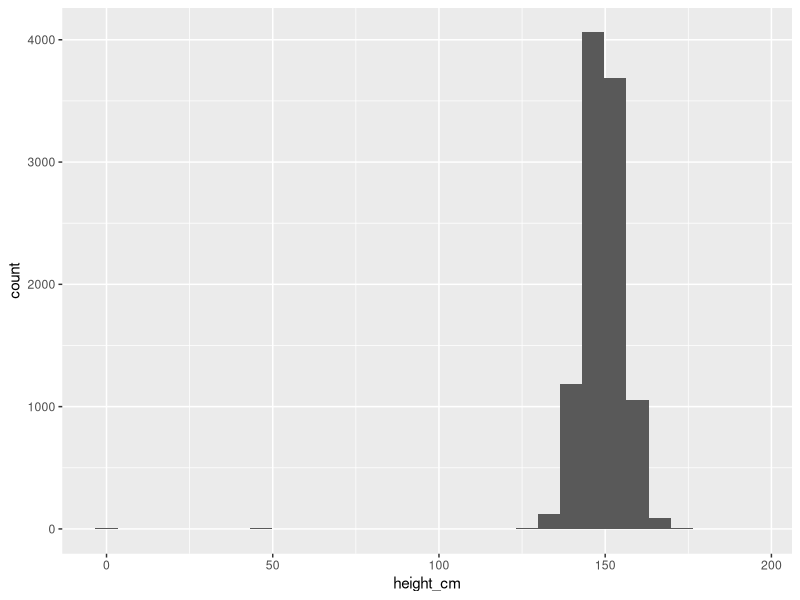
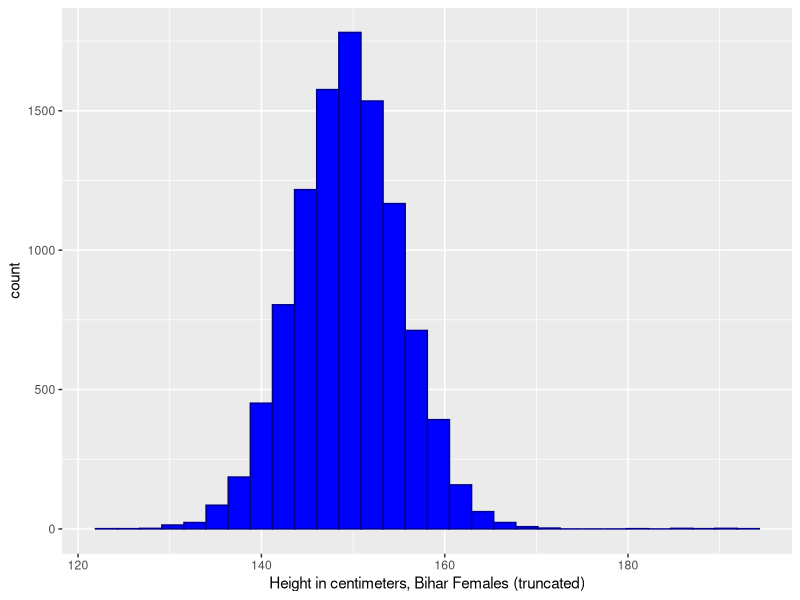
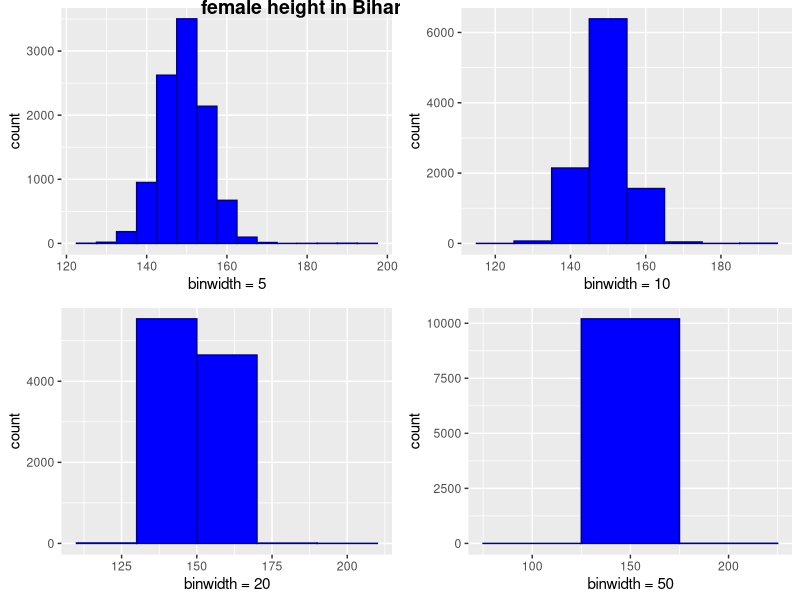
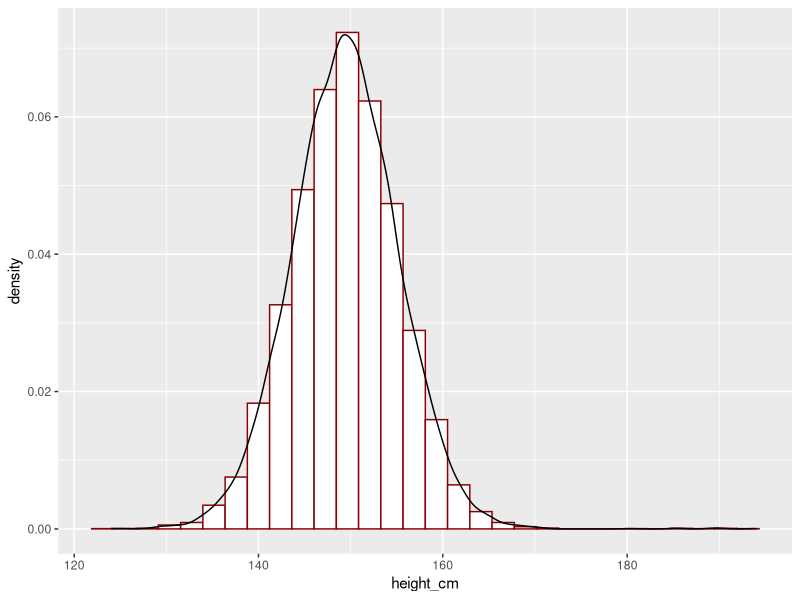
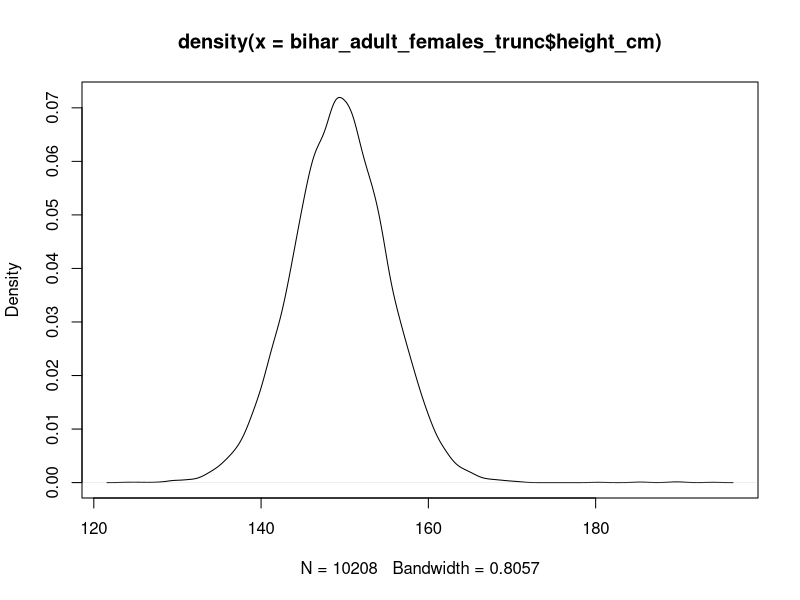
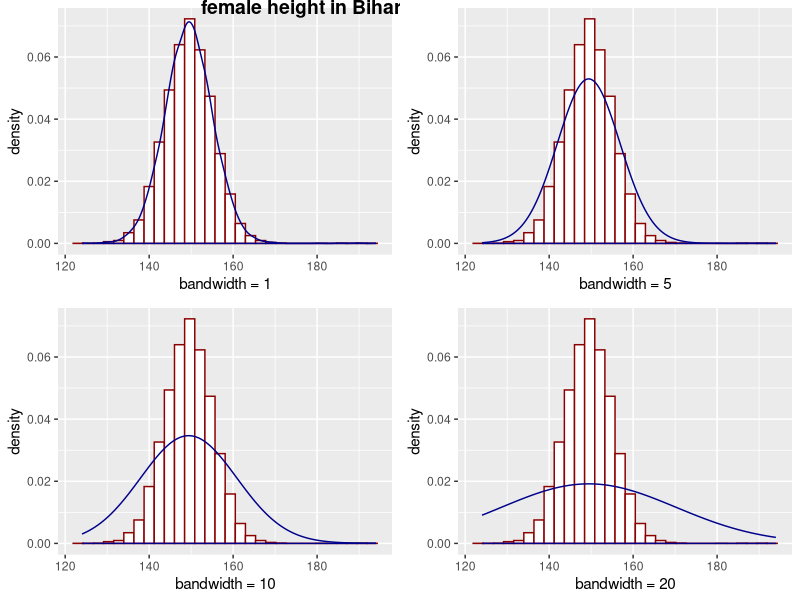
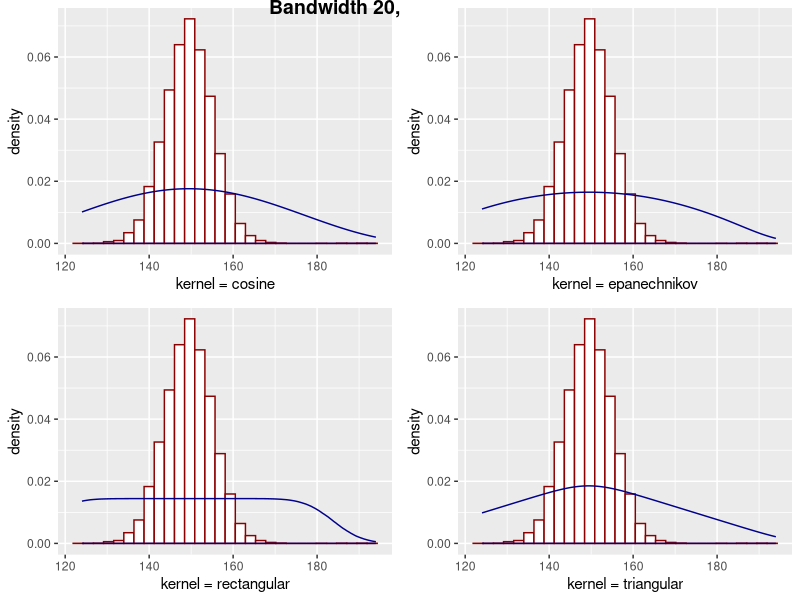

These figures' R source, in order:
## ---- chunk 1
library(ggplot2)
require(cowplot)
library(tidyverse)

bihar_data <- read_csv("./files/M3/Bihar.csv")

# keep the females
bihar_adult_females <- dplyr::filter(bihar_data, adult == 1, female == 1)

# take a look at our data
head(bihar_adult_females, 10)

# plot it
ggplot(bihar_adult_females, aes(height_cm)) + 
  geom_histogram()

# not very attractive, so lets tidy it up - there are some outliers close to 0 and 200 cm
bihar_adult_females_trunc <- dplyr::filter(bihar_adult_females, height_cm > 120, height_cm < 200)

# Plot again with colour and labels
ggplot(bihar_adult_females_trunc, aes(height_cm)) + 
  geom_histogram(fill = "blue", color = "darkblue") + 
  xlab("Height in centimeters, Bihar Females (truncated)")

## ---- chunk 2
Bihar1 <- ggplot(bihar_adult_females_trunc, aes(height_cm)) + 
  geom_histogram(fill = "blue",color = "darkblue", binwidth = 5) +
  xlab("binwidth = 5")

Bihar2 <- ggplot(bihar_adult_females_trunc, aes(height_cm)) + 
  geom_histogram(fill = "blue",color = "darkblue", binwidth = 10) +
  xlab("binwidth = 10")

Bihar3 <- ggplot(bihar_adult_females_trunc, aes(height_cm)) + 
  geom_histogram(fill = "blue",color = "darkblue", binwidth = 20) +
  xlab("binwidth = 20")

Bihar4 <- ggplot(bihar_adult_females_trunc, aes(height_cm)) + 
  geom_histogram(fill = "blue",color = "darkblue", binwidth = 50) +
  xlab("binwidth = 50")

plot_grid(Bihar1, Bihar2, Bihar3, Bihar4, labels="female height in Bihar", hjust = -1, vjust = 1)
# we could save the results to an image or a file using 
# ggsave("folder/bihargrid.pdf")
## ---- chunk 3
ggplot(bihar_adult_females_trunc, aes(height_cm)) + 
  geom_histogram(data = bihar_adult_females_trunc, aes(height_cm, ..density..), fill = "white", color = "darkred") +
  geom_density(kernel = "gaussian", aes(height_cm))
## ---- chunk 4
kde = density(bihar_adult_females_trunc$height_cm)
plot(kde)
## ---- chunk 5
Bihar5 <- ggplot(bihar_adult_females_trunc, aes(height_cm)) + 
  geom_histogram(data = bihar_adult_females_trunc, aes(height_cm, ..density..), fill = "white", color = "darkred") +
  stat_density(kernel = "gaussian", bw = 1, aes(height_cm), fill = NA, color = "darkblue") +
  xlab("bandwidth = 1")

Bihar6 <- ggplot(bihar_adult_females_trunc, aes(height_cm)) + 
  geom_histogram(data = bihar_adult_females_trunc, aes(height_cm, ..density..), fill = "white", color = "darkred") +
  stat_density(kernel = "gaussian", bw = 5, aes(height_cm), fill = NA, color = "darkblue") +
  xlab("bandwidth = 5")

Bihar7 <- ggplot(bihar_adult_females_trunc, aes(height_cm)) + 
  geom_histogram(data = bihar_adult_females_trunc, aes(height_cm, ..density..), fill = "white", color = "darkred") +
  stat_density(kernel = "gaussian", bw = 10, aes(height_cm), fill = NA, color = "darkblue") +
  xlab("bandwidth = 10")

Bihar8 <- ggplot(bihar_adult_females_trunc, aes(height_cm)) + 
  geom_histogram(data = bihar_adult_females_trunc, aes(height_cm, ..density..), fill = "white", color = "darkred") +
  stat_density(kernel = "gaussian", bw = 20, aes(height_cm), fill = NA, color = "darkblue") +
  xlab("bandwidth = 20")

plot_grid(Bihar5, Bihar6, Bihar7, Bihar8, labels="female height in Bihar", hjust = -1, vjust = 1)
## ---- chunk 6
Bihar9 <- ggplot(bihar_adult_females_trunc, aes(height_cm)) + 
  geom_histogram(data = bihar_adult_females_trunc, aes(height_cm, ..density..), fill = "white", color = "darkred") +
  stat_density(kernel = "cosine", bw = 20, aes(height_cm), fill = NA, color = "darkblue") +
  xlab("kernel = cosine")

Bihar10 <- ggplot(bihar_adult_females_trunc, aes(height_cm)) + 
  geom_histogram(data = bihar_adult_females_trunc, aes(height_cm, ..density..), fill = "white", color = "darkred") +
  stat_density(kernel = "epanechnikov", bw = 20, aes(height_cm), fill = NA, color = "darkblue") +
  xlab("kernel = epanechnikov")

Bihar11 <- ggplot(bihar_adult_females_trunc, aes(height_cm)) + 
  geom_histogram(data = bihar_adult_females_trunc, aes(height_cm, ..density..), fill = "white", color = "darkred") +
  stat_density(kernel = "rectangular", bw = 20, aes(height_cm), fill = NA, color = "darkblue") +
  xlab("kernel = rectangular")

Bihar12 <- ggplot(bihar_adult_females_trunc, aes(height_cm)) + 
  geom_histogram(data = bihar_adult_females_trunc, aes(height_cm, ..density..), fill = "white", color = "darkred") +
  stat_density(kernel = "triangular", bw = 20, aes(height_cm), fill = NA, color = "darkblue") +
  xlab("kernel = triangular")

plot_grid(Bihar9, Bihar10, Bihar11, Bihar12, labels="Bandwidth 20, varying kernel", hjust = -1, vjust = 1)
